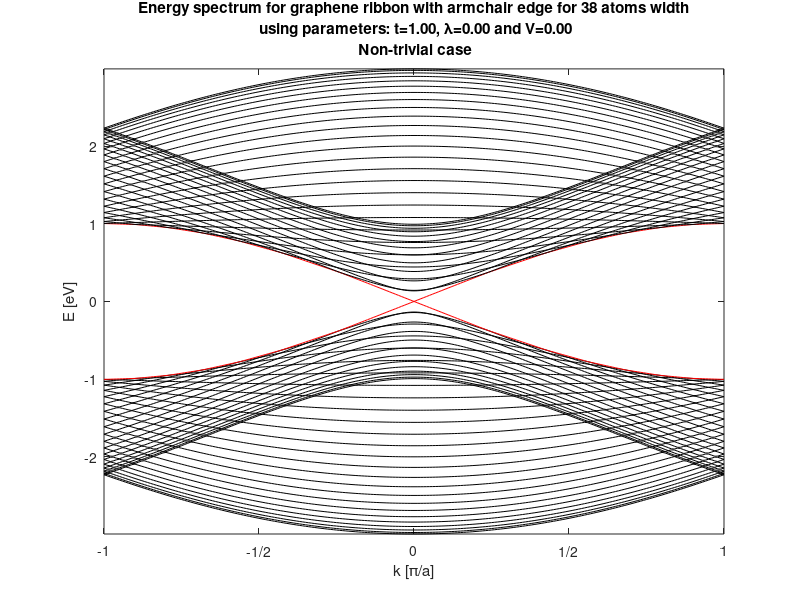

The MATLAB script that drew this image:
%initializing parameters & Bravais vectors
a1 = 0.5*[-sqrt(3),3];
a2 = 0.5*[sqrt(3),3];
a = 3*norm(a1); %unit cell width
%Generating Hamiltonian
        %Parameters:
            t = 1;
            L = 0.0;
            V = 0.0;
        %
figure('Renderer', 'painters', 'Position', [200 100 800 700]);
filename = 'ChangingL_V=0,2.gif';
grid = 100;
K = -pi/a:pi/grid/a:pi/a;

n = 38; %width in number of atoms
%for L=-0.2:0.01:0.2
N = 2*n; %number of atoms in unit cell

E = zeros(length(K),N);
    for g = 1:length(K)
        k = K(g);
        u = exp(i*k*a); %u is phase goingb right
        
            H_NN  = zeros(N,N);
            H_NNN = zeros(N,N);            
        
        for ii=1:n-1
          %Nearest neighbours
            H_NN(ii,ii+1)     = t;
            H_NN(N-ii+1,N-ii) = t;
            if(mod(ii,2)==0) %even numbers
                H_NN(ii,N-ii+1) = t; %2->13 or for even 2->15
                H_NN(ii,ii) = -V;
            else %odd
                H_NN(ii,N-ii+1) = t*conj(u); %1->14_ or 1->16_
                H_NN(ii,ii) = V;
            end
            
          %Next Nearest Neighbours
            if(ii <= n-2)
                H_NNN(ii,ii+2)       = -((-1)^ii)*i*L; %1->3
                H_NNN(N-ii+1,N-ii-1) =  ((-1)^ii)*i*L; %14->12
                H_NNN(ii,N-ii)       =  ((-1)^ii)*i*L*(1+conj(u)); %1->13,13_
                H_NNN(N-ii+1,ii+1)   = -((-1)^ii)*i*L*(1+u); %14->2,2+,...if i=1 then +
            end
        end
       %Edge points
        if(mod(n,2)==1) %odd width
            H_NN(n,n+1)    = t*conj(u);
            H_NNN(n-1,n+1) = i*L*(1+conj(u));
        else %even width
            H_NN(n,n+1)    = t;
            H_NNN(n-1,n+1) = -i*L*(1+conj(u));
        end
        
        H = H_NN + H_NNN;
        H = H + H';
        E(g,:) = eig(H);
    end
    %%
    %Plotting energy
    for ii=1:N
        if((ii==N/2) || (ii==N/2+1))
            plot(K,E(:,ii),'r-');
        else
            plot(K,E(:,ii),'k-');
        end
        hold on
    end
    drawnow
    title(sprintf('Energy spectrum for graphene ribbon with armchair edge for %0.0f atoms width\n using parameters: t=%0.2f, \\lambda=%0.2f and V=%0.2f\n Non-trivial case',N/2,t,L,V)); drawnow
    xlabel(sprintf('k [\\pi/a]')); 
    ylabel(sprintf('E [eV]')); 
    xticks([-pi -pi/2 0 pi/2 pi]/a); 
    xticklabels({'-1','-1/2','0','1/2','1'});
    axis([min(K) max(K) min(E(:,1)) max(E(:,N))]); drawnow
    hold off
%    % Creating .gif file for animation
%     frame = getframe(1);
%     im = frame2im(frame);
%     [imind, cm] = rgb2ind(im,256);
%     if L == -0.2;
%           imwrite(imind,cm,filename,'gif', 'Loopcount',inf);
%     else
%           imwrite(imind,cm,filename,'gif','WriteMode','append');
%     end
% end









